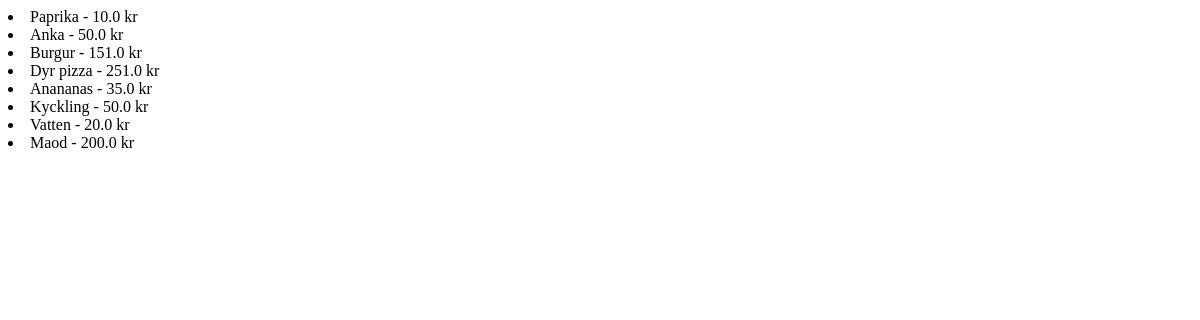
Before: /products/ with the older database file.
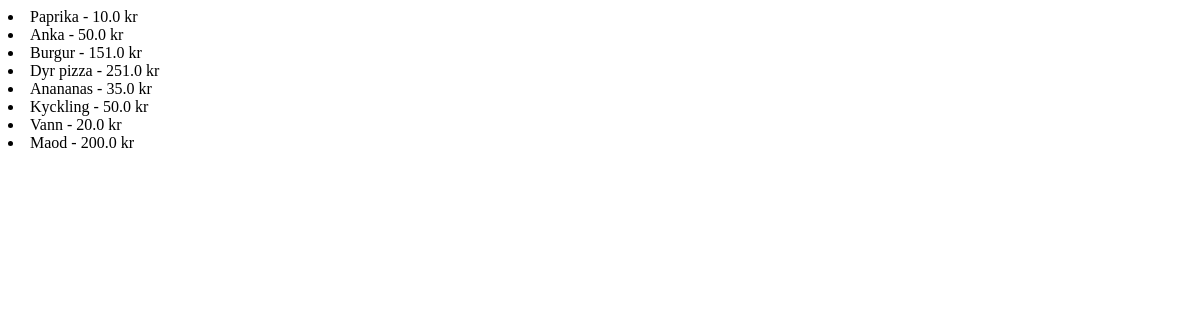
After: the same page with the newer database file.
### products/models.py (models this page shows, shortened)
class Product(models.Model):
  id = models.AutoField(primary_key=True)
  name = models.CharField(max_length=200)
  price = models.FloatField(max_length=200)

### products/views.py (the view)
# urls.py: path('', views.IndexView.as_view(), name='index'),
class IndexView(generic.ListView):
  template_name = 'products/index.html'
  context_object_name = 'latest_product_list'
  def get_queryset(self):
    return Product.objects.all()

### products/templates/products/index.html
{% if latest_product_list %}
    {% for product in latest_product_list %}
        <li>{{ product.name }} - {{ product.price }} kr</li>
    {% endfor %}
{% else %}
    <p>No products are available.</p>
{% endif %}

Changed rows visible on the page:
changed Product: name "Vatten" → "Vann"
